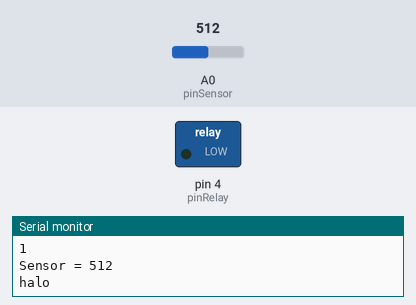
The sketch below on a simulated Arduino Uno, built with avr-gcc and run on an emulated ATmega328P. Shown: switched loads named in the sketch (green lamp = pin HIGH), the last lines printed to the serial monitor. The test bench sets the inputs (shaded band); at power-on: A0 (pinSensor) = 512.

Above: at 1.2 s.
1.3 s: A0 (pinSensor) set to 361
3.3 s: A0 (pinSensor) set to 341
At 4.3 s:
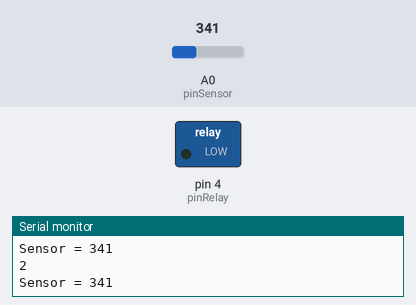
4.8 s: A0 (pinSensor) set to 360
At 6.3 s:
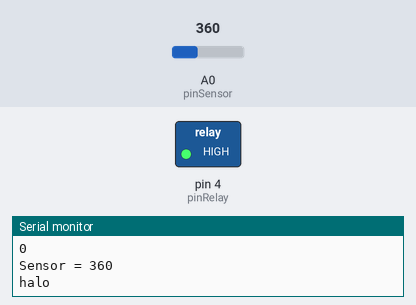
7.8 s: A0 (pinSensor) set to 340
At 8.7 s:
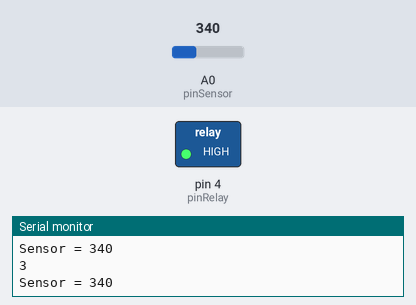
Timing chart, 0 to 10.3 s (numbered marks = the images above; inputs shaded):
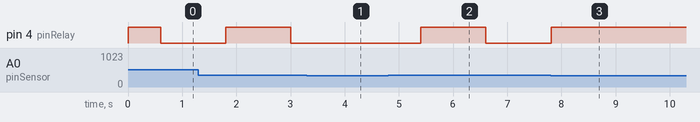

Measured:
- after the input at 3.3 s, pin 4 (pinRelay): stays LOW (without the input it goes to HIGH after 0.90 s)
- after the input at 4.8 s, pin 4 (pinRelay): LOW → HIGH after 0.61 s, → LOW 1.2 s later
- after the input at 7.8 s, pin 4 (pinRelay): goes on until 7.8 s, then stays HIGH

The sketch:

mul.ino
```cpp
int pinSensor = A0;
const int pinRelay = 4;
int nilai;
int nilaiSensor = 0;

void setup() {
  Serial.begin (9600);
  pinMode (pinRelay, OUTPUT);
  digitalWrite(pinRelay, HIGH);
}

void loop() {
    nilaiSensor = analogRead(pinSensor);
  Serial.print ("Sensor = ");
  Serial.println(nilaiSensor);
  if (nilaiSensor > 350) {
    delay(150);
 nilai++;
    while (true) {
//      digitalWrite(pinRelay, HIGH);

      nilaiSensor = analogRead(pinSensor);
      if (nilaiSensor > 351) {
         Serial.println("halo");

        break;

      }
    }
    delay(150);
  }

  delay(300);
  if(nilai == 4){
    nilai = 0;
    }
    if(nilai == 1){
      digitalWrite(pinRelay,LOW);
      } else if(nilai == 3){
        digitalWrite(pinRelay,HIGH);
        }

        Serial.println(nilai);
}
```
